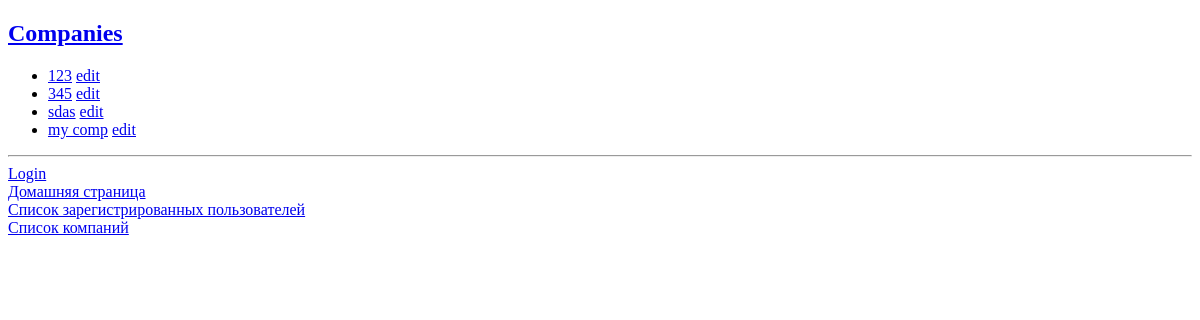
The app's page /companies/, older data.
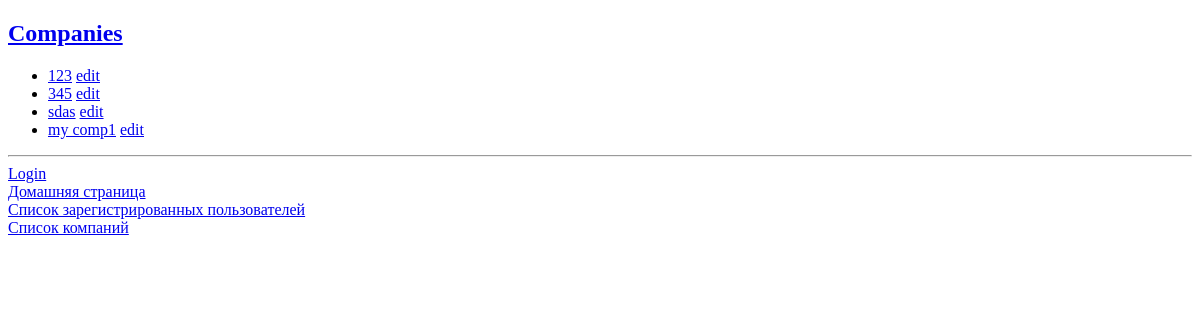
The same page, newer data.
### companies/models.py (models this page shows, shortened)
class Company(models.Model):
    title = models.CharField('Название', max_length=50)
    description = models.TextField('Информация о компании', max_length=500, blank=True)
    news = models.TextField('Новости компании', blank=True)
    foundation_date = models.DateField('Дата основания: YYYY-mm-dd', null=True, blank=True)
    avatar = models.ImageField('Аватар', upload_to='company /%Y/%m/%d/', blank=True)
    def get_absolute_url(self):
        return reverse_lazy('companies:company_detail', kwargs={'pk': self.pk})
    class Meta:
         verbose_name = "Company"
         verbose_name_plural = "Companies"

### companies/views.py (the view)
# urls.py: path('', views.CompanyList.as_view(), name='company_list'),
class CompanyList(ListView):
    context_object_name = 'companies'
    model = Company
    def get_queryset(self):
        qs = super().get_queryset()
        return qs.exclude(title__iexact='No company')

### companies/templates/companies/company_list.html (shortened to what this page needs)
{% extends "base.html" %}
{% block content %}
    <h2><a href="{% url 'companies:company_list' %}">Companies</a></h2>
    <ul>
        {% for company in companies %}
            <li><a href="{{ company.get_absolute_url }}">{{ company.title }}</a>
                <a href="{% url 'companies:company_edit' company.id %}">edit</a>
            </li>
        {% endfor %}
    </ul>
{% endblock %}

Row changes from the older to the newer data that the page shows:
changed Company: title "my comp" → "my comp1"
